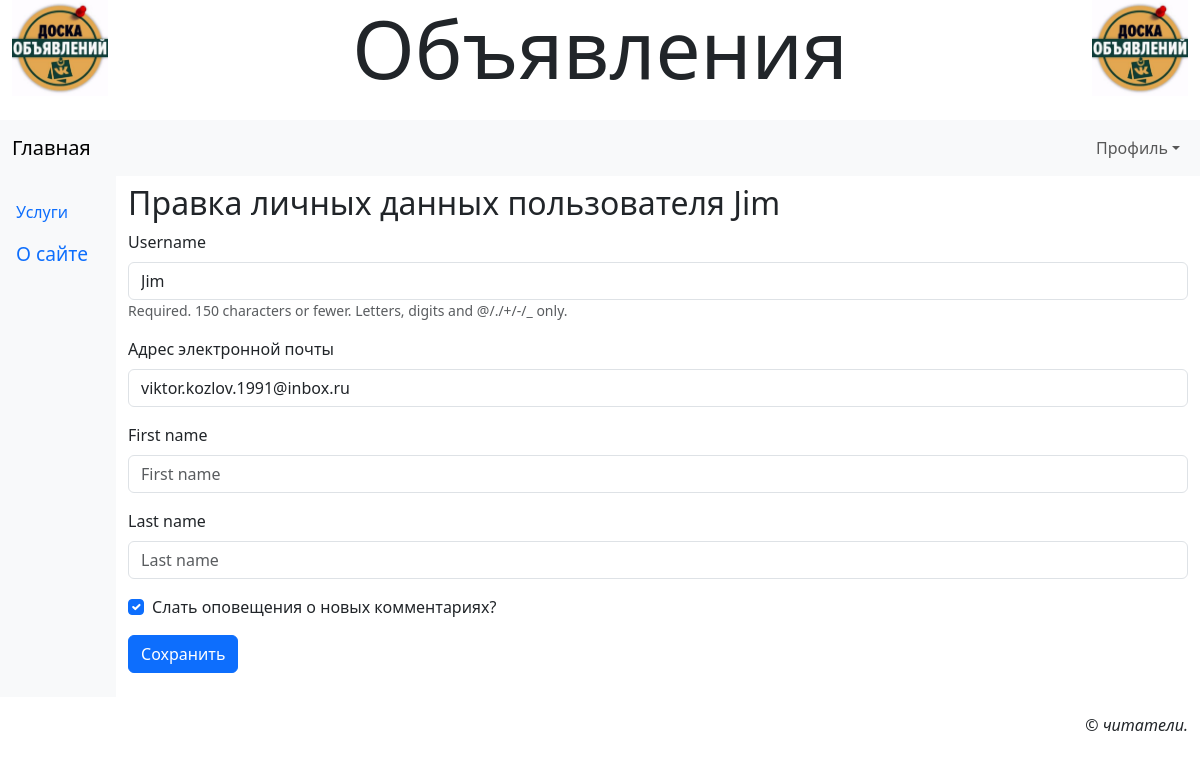
Page /accounts/profile/edit/ (signed in) on the committed database.
### main/models.py (models this page shows, shortened)
class Rubric(models.Model):
    name = models.CharField(max_length=20, unique=True, verbose_name='Название')
    order = models.IntegerField(default=0, db_index=True, verbose_name='Порядок')
    super_rubric = models.ForeignKey('SuperRubric', blank=True, on_delete=models.PROTECT, null=True,
                                     verbose_name='Надрубрика')

class AdvUser(AbstractUser):
    is_activated = models.BooleanField(default=True, db_index=True, verbose_name='Прошел активацию?')
    send_messages = models.BooleanField(default=True, verbose_name='Слать оповещения о новых комментариях?')
    class Meta(AbstractUser.Meta):
        pass

### main/views.py (the view)
# urls.py: path('accounts/profile/edit/', ProfileEditView.as_view(), name='profile_edit'),
class ProfileEditView(SuccessMessageMixin, LoginRequiredMixin, UpdateView):
    model = AdvUser
    template_name = 'main/profile_edit.html'
    form_class = ProfileEditForm
    success_url = reverse_lazy('main:profile')
    success_message = 'Данные пользователя изменены.'
    def setup(self, request, *args, **kwargs):
        self.user_id = request.user.pk
        return super().setup(request, *args, **kwargs)
    def get_object(self, queryset=None):
        if not queryset:
            queryset = self.get_queryset()
        return get_object_or_404(queryset, pk=self.user_id)

### main/forms.py
class ProfileEditForm(forms.ModelForm):
    email = forms.EmailField(required=True, label='Адрес электронной почты')
    class Meta:
        model = AdvUser
        fields = ('username', 'email', 'first_name', 'last_name', 'send_messages')

### main/models.py (called while the page is built)
    def get_queryset(self):
        return super().get_queryset().filter(super_rubric__isnull=True)

### main/templates/main/profile_edit.html (shortened to what this page needs)
{% extends 'layout/basic.html' %}
{% load django_bootstrap5 %}
{% block content %}
<h2> Правка личных данных пользователя {{user.username}} </h2>
<form method="post">
    {% bootstrap_form form layout='horizontal' %}
    {% bootstrap_button 'Сохранить' %}
</form>
{% endblock %}

### main/templates/layout/basic.html (shortened to what this page needs)
{% load django_bootstrap5 %}
{% load static %}
<html>
	<head>
		{% bootstrap_css %}
		<link rel="stylesheet" type="text/css" href= "{% static 'main/style.css' %}" />
	</head>
	<body class="container-fluid">
	    <header class="mb-4">
			<h1 class="display-1 text-center">Объявления</h1>
		</header>
			<nav class="row navbar navbar-expand-md bg-light">
				<div class="col container">
					<a class="navbar-brand" href="{% url 'main:index' %}">Главная</a>
					<div class="collapse navbar-collapse justify-content-end" id="navbarNav">
						<div class="navbar-nav">
							{% if user.is_authenticated %}
							<div class="nav-item dropdown">
								<a class="nav-link dropdown-toggle" data-bs-toggle="dropdown" href="#">Профиль</a>
							</div>
							{% else %}
							<a class="nav-link" href="{% url 'main:register' %}">Регистрация</a>
							<a class="nav-link" href="{% url 'main:login' %}">Вход</a>
							{% endif %}
						</div>
					</div>
				</div>
			</nav>
			<div class="row">
				<nav class="col-md-auto nav flex-column bg-light">
					{% for rubric in rubrics %}
					{% ifchanged rubric.super_rubric.pk %}
					<span class="nav-link root">{{ rubric.super_rubric.name }}</span>
					{% endifchanged %}
					<a class="nav-link" href="{% url 'main:rubric_bbs' pk=rubric.pk%}">{{ rubric.name }}</a>
					{% endfor %}
					<a class="nav-link root" href="{% url 'main:other' page='about'%}">О сайте</a>
				</nav>
				<main class="col py-2">
					{% block content %}
					{% endblock %}
				</main>
			</div>
			<footer class="mt-3">
				<p class="text-end fst-italic">&copy; читатели.</p>
			</footer>
	</body>
</html>

### main/static/main/style.css (style rules this page uses)
header h1 { background: url("bg.jpg") left / auto 100% no-repeat, url("bg.jpg") right / auto 100% no-repeat; }
.root { font-size:larger; }

### rows in the picture
Rubric: name "Услуги"
AdvUser: username "Jim", email "viktor.kozlov.1991@inbox.ru", send_messages "☑"
